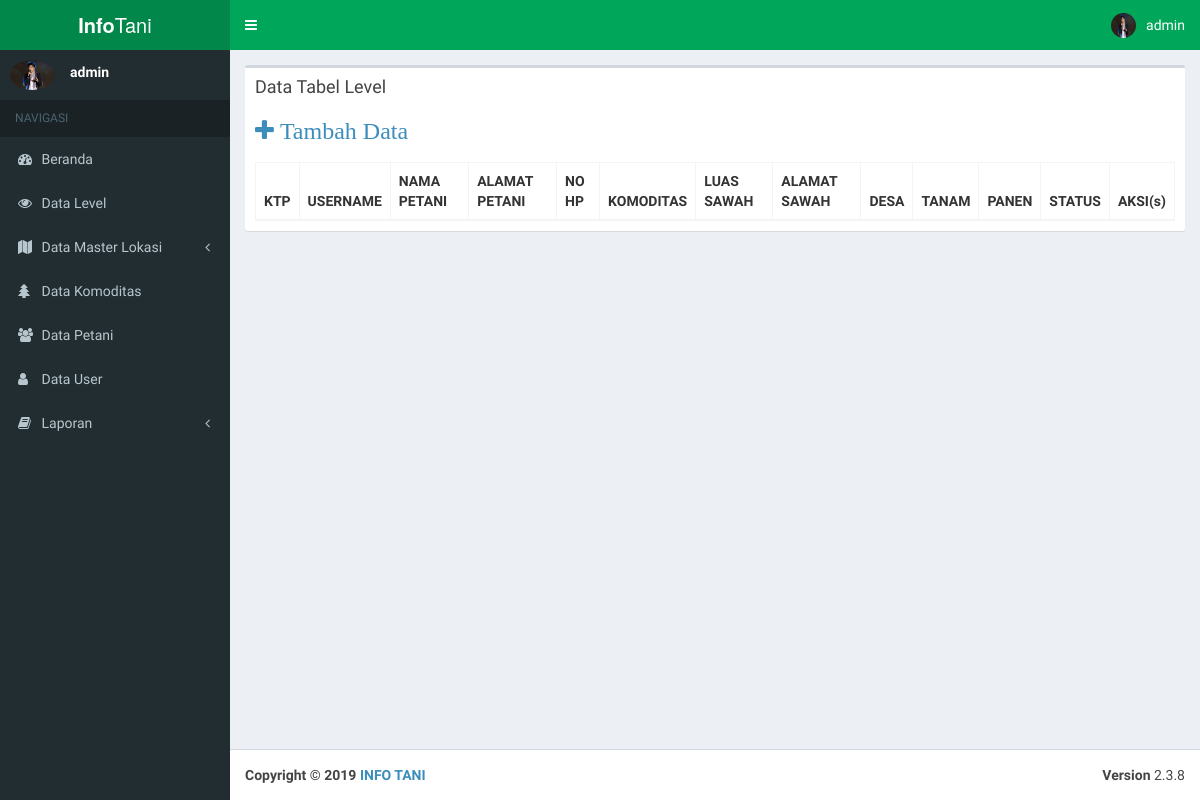
Before: /Pages/Admin/viewpetani.php (signed in) with the older database file.
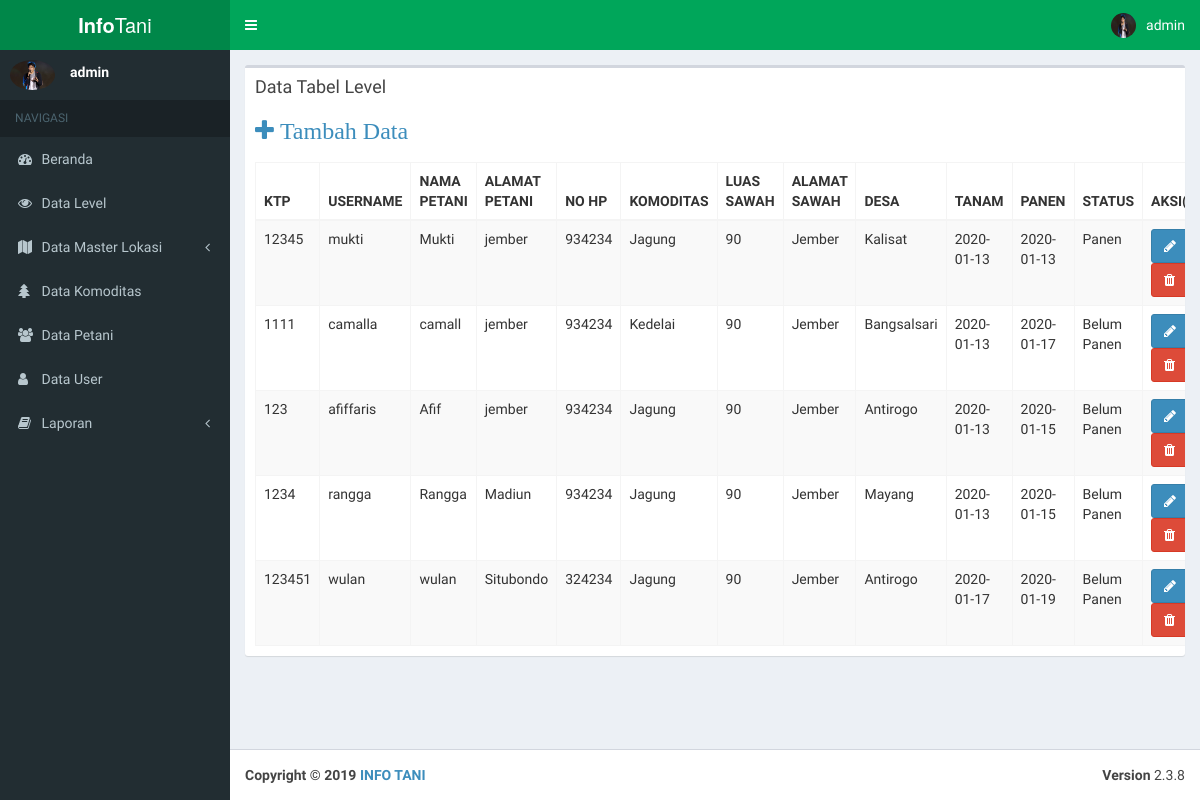
After: the same page with the newer database file.
### tables this page shows
CREATE TABLE `petani` (
  `KTP` varchar(16) NOT NULL,
  `ID_DESA` int(11) DEFAULT NULL,
  `ID_KOMODITAS` int(11) DEFAULT NULL,
  `ID_USER` int(11) DEFAULT NULL,
  `ID_STATUS` int(11) NOT NULL,
  `NAMA_PETANI` varchar(30) DEFAULT NULL,
  `ALAMAT_PETANI` varchar(30) DEFAULT NULL,
  `LUAS_SAWAH` float DEFAULT NULL,
  `ALAMAT_SAWAH` varchar(30) DEFAULT NULL,
  `TANAM` date DEFAULT NULL,
  `PANEN` date DEFAULT NULL,
  `NO_HP` varchar(15) DEFAULT NULL
);

CREATE TABLE `user` (
  `ID_USER` int(11) NOT NULL,
  `ID_LEVEL` int(11) DEFAULT NULL,
  `USERNAME` varchar(20) DEFAULT NULL,
  `PASSWORD` varchar(255) DEFAULT NULL,
  `FOTO_USER` varchar(18) DEFAULT NULL
);

CREATE TABLE `komoditas` (
  `ID_KOMODITAS` int(11) NOT NULL,
  `NAMA_KOMODITAS` varchar(20) DEFAULT NULL
);

CREATE TABLE `desa` (
  `ID_DESA` int(11) NOT NULL,
  `ID_KECAMATAN` int(11) DEFAULT NULL,
  `NAMA_DESA` varchar(20) DEFAULT NULL
);

CREATE TABLE `status` (
  `ID_STATUS` int(11) NOT NULL,
  `STATUS` varchar(12) NOT NULL
);

### Pages/Admin/viewpetani.php (the view, shortened to what this page needs)
<!DOCTYPE html>
<html>
<?php
        include_once "../_partials/head.php";
?>
<body class="hold-transition skin-green sidebar-mini">
<div class="wrapper">
    <?php
            include_once "../_partials/header.php";
    ?>
  <aside class="main-sidebar">
    <?php
        include_once "../_partials/sidebar.php";
    ?>
  </aside>
  <div class="content-wrapper">
    <section class="content">
      <div class="row">
        <div class="col-xs-12">
          <div class="box">
            <div class="box-header">
              <h3 class="box-title">Data Tabel Level</h3>
              <h3><a href="./tambahpetani.php"><span class="fa fa-plus" style="position:static;float:Left"> Tambah Data</span></a></h3>
            </div>
            <div class="box-body table-responsive">
              <table id="example1" class="table table-bordered table-striped">
                <thead>
                <tr>
                  <th>KTP</th>
                  <th>USERNAME</th>
                  <th>NAMA PETANI</th>
                  <th>ALAMAT PETANI</th>
                  <th>NO HP</th>
                  <th>KOMODITAS</th>
                  <th>LUAS SAWAH</th>
                  <th>ALAMAT SAWAH</th>
                  <th>DESA</th>
                  <th>TANAM</th>
                  <th>PANEN</th>
                  <th>STATUS</th>
                  <th>AKSI(s)</th>
                </tr>
                </thead>
                <tbody>
                    <?php
                    require_once "../../controller/admin/koneksi.php";
                    $query = mysqli_query($koneksi, "SELECT petani.KTP as ktp, petani.ID_DESA, desa.NAMA_DESA as desa, petani.ID_KOMODITAS, komoditas.NAMA_KOMODITAS as komoditas, petani.ID_USER, user.USERNAME, petani.ID_STATUS, status.STATUS, petani.NAMA_PETANI, petani.ALAMAT_PETANI, petani.LUAS_SAWAH, petani.ALAMAT_SAWAH, petani.TANAM, petani.PANEN, petani.NO_HP FROM komoditas, desa, petani, user, status WHERE komoditas.ID_KOMODITAS=petani.ID_KOMODITAS AND desa.ID_DESA=petani.ID_DESA AND status.ID_STATUS=petani.ID_STATUS and user.ID_USER=petani.ID_USER");
                    while($data = mysqli_fetch_array($query)) {
                    ?>
                    <tr>
                        <td><?php echo $data ['ktp'];?></td>
                        <td><?php echo $data ['USERNAME'];?></td>
                        <td><?php echo $data ['NAMA_PETANI'];?></td>
                        <td><?php echo $data ['ALAMAT_PETANI'];?></td>
                        <td><?php echo $data ['NO_HP'];?></td>
                        <td><?php echo $data ['komoditas'];?></td>
                        <td><?php echo $data ['LUAS_SAWAH'];?></td>
                        <td><?php echo $data ['ALAMAT_SAWAH'];?></td>
                        <td><?php echo $data ['desa'];?></td>
                        <td><?php echo $data ['TANAM'];?></td>
                        <td><?php echo $data ['PANEN'];?></td>
                        <td><?php echo $data ['STATUS'];?></td>
                        <td>
                        <a href="./ubahpetani.php?id=<?php echo $data['ktp'];?>"><button class="pilih btn btn-primary"><span class="fa fa-pencil">
                        </span></button></a>
                        <a href="#del<?php echo $data['ktp'];?>" data-toggle="modal" class="btn btn-danger"><span class="fa fa-trash"></a>
                        </td>
                        </tr>
                    <?php
                    } ?>
                </tbody>
              </table>
            </div>
          </div>
        </div>
      </div>
    </section>
  </div>
  <?php
        include_once "../_partials/footer.php";
  ?>
</div>
</body>
</html>

Changed rows visible on the page:
now on this page (row edited): petani: KTP "12345", ID_USER.USERNAME "mukti", NAMA_PETANI "Mukti", ALAMAT_PETANI "jember", NO_HP "934234", ID_KOMODITAS.NAMA_KOMODITAS "Jagung", LUAS_SAWAH "90", ALAMAT_SAWAH "Jember", ID_DESA.NAMA_DESA "Kalisat", TANAM "2020-01-13", PANEN "2020-01-13", ID_STATUS.STATUS "Panen"
now on this page (row edited): petani: KTP "1111", ID_USER.USERNAME "camalla", NAMA_PETANI "camall", ALAMAT_PETANI "jember", NO_HP "934234", ID_KOMODITAS.NAMA_KOMODITAS "Kedelai", LUAS_SAWAH "90", ALAMAT_SAWAH "Jember", ID_DESA.NAMA_DESA "Bangsalsari", TANAM "2020-01-13", PANEN "2020-01-17", ID_STATUS.STATUS "Belum Panen"
now on this page (row edited): petani: KTP "123", ID_USER.USERNAME "afiffaris", NAMA_PETANI "Afif", ALAMAT_PETANI "jember", NO_HP "934234", ID_KOMODITAS.NAMA_KOMODITAS "Jagung", LUAS_SAWAH "90", ALAMAT_SAWAH "Jember", ID_DESA.NAMA_DESA "Antirogo", TANAM "2020-01-13", PANEN "2020-01-15", ID_STATUS.STATUS "Belum Panen"
now on this page (row edited): petani: KTP "1234", ID_USER.USERNAME "rangga", NAMA_PETANI "Rangga", ALAMAT_PETANI "Madiun", NO_HP "934234", ID_KOMODITAS.NAMA_KOMODITAS "Jagung", LUAS_SAWAH "90", ALAMAT_SAWAH "Jember", ID_DESA.NAMA_DESA "Mayang", TANAM "2020-01-13", PANEN "2020-01-15", ID_STATUS.STATUS "Belum Panen"
added petani: KTP "123451", ID_USER.USERNAME "wulan", NAMA_PETANI "wulan", ALAMAT_PETANI "Situbondo", NO_HP "324234", ID_KOMODITAS.NAMA_KOMODITAS "Jagung", LUAS_SAWAH "90", ALAMAT_SAWAH "Jember", ID_DESA.NAMA_DESA "Antirogo", TANAM "2020-01-17", PANEN "2020-01-19", ID_STATUS.STATUS "Belum Panen"
